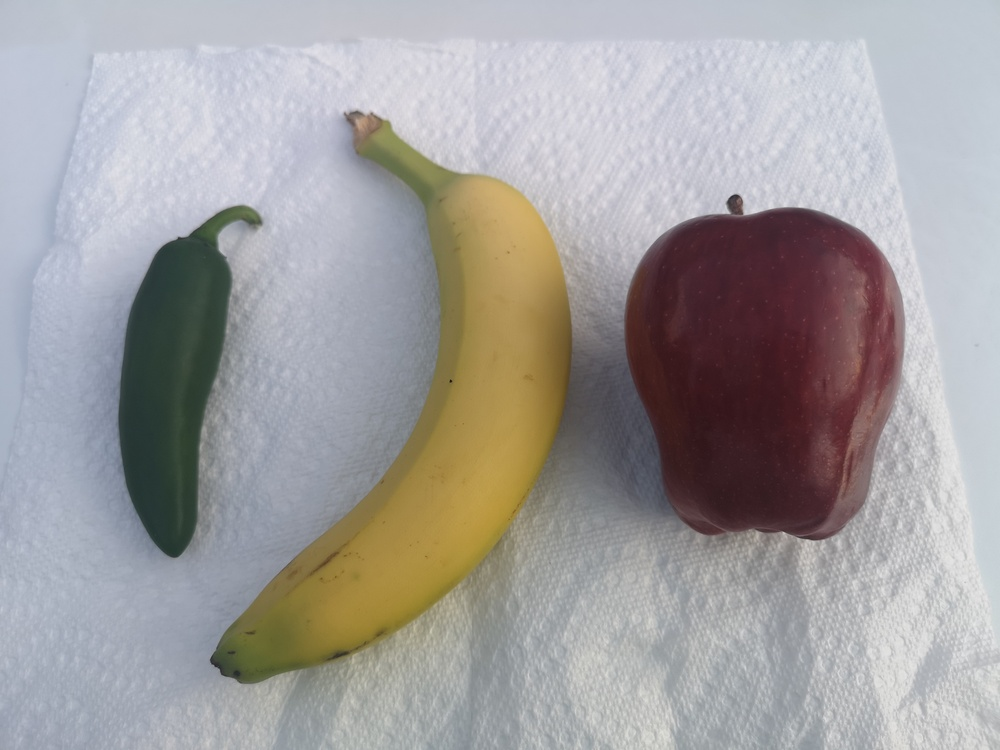
%> input picture images/colors_8pm_cloudy.jpg, 1000 x 750 px, shrunk from 3648 x 2736 before the run
$ octave script_ImgPro_find_real_lanes.m   (GNU Octave 9; MATLAB toolbox functions it lacks are replaced by stand-ins)
%> lines starting %> are read from the running program, lines starting %| are printed output that depends on the picture; in (x1, y1, x2, y2) boxes, pixels count from 0 and x2, y2 are one past the last pixel; in counts of white or black regions, pixels touching at a corner belong together; the program's own positions count from 1
%% Load the test track image
close all
clear all
clc

% Load the image
image_road_rgb = imread('..\images\colors_8pm_cloudy.jpg');
%> image_road_rgb is the input picture: size 750x1000x3 uint8; mean R, G, B 161.4, 158.6, 158.3

% image_road_rgb = imread('..\images\colors_11am_sunny.jpg');
%% Smooth the image
%image_road_blur = imgaussfilt(image_road_rgb, 15);
image_road_blur = image_road_rgb;

% Convert the RGB to HSV
image_road_hsv = rgb2hsv(image_road_blur);
%> image_road_hsv: size 750x1000x3 double; mean H, S, V 0.544, 0.159, 0.669

% Scale the HSV data to the interval [0, 1]
image_road_rescale = image_road_hsv;
image_road_rescale(:,:,1) = rescale( image_road_hsv(:,:,1));
%> image_road_rescale: size 750x1000x3 double; mean H, S, V 0.545, 0.159, 0.669
image_road_rescale(:,:,2) = rescale( image_road_hsv(:,:,2));
image_road_rescale(:,:,3) = rescale( image_road_hsv(:,:,3));
%> image_road_rescale: size 750x1000x3 double; mean H, S, V 0.545, 0.159, 0.666
rescaled_h = image_road_rescale(:,:,1);
rescaled_s = image_road_rescale(:,:,2);
rescaled_v = image_road_rescale(:,:,3);

% Reshape the N x M matrix to an NxM x 1 array
sz = size(image_road_rescale);
%> sz = [750 1000 3]
Nrows = sz(1);
%> Nrows = 750
Ncols = sz(2);
%> Ncols = 1000
Npages = sz(3);
%> Npages = 3
all_hsv = reshape(image_road_rescale, Nrows*Ncols, Npages);
all_h = all_hsv(:,1);
all_s = all_hsv(:,2);
all_v = all_hsv(:,3);
all_hs = [all_h, all_s];

%% Show figures and plots to analy
% Original image
fig_1 = figure(1);
imshow(image_road_rgb);
title('Original');

% Blurred image
fig_11 = figure(11);
imshow(image_road_blur);
title('Original blurred');

% Image in HSV color
fig_2 = figure(2);
imshow(image_road_hsv)
title('HSV image');

% Visualize the rescaled image
figure(3)
imshow(image_road_rescale)
title('Rescaled image');

% Visualize the H value of the rescaled matrix
figure(4)
imshow(image_road_rescale(:,:,1))
title('H space only from HSV image')

% Visualize the H value of the rescaled matrix
figure(45)
imshow(image_road_rescale(:,:,2))
title('S space only from HSV image')

% Visualize the V value of the rescaled matrix
figure(5)
imshow(image_road_rescale(:,:,3))
title('V space only from HSV image')

%% Visualize the S vs H plot
figure(6)
clf;
plot(all_h, all_s, '.','Markersize',0.05)
xlabel('Hue')
ylabel('Sat')
title('Hue versus Saturation');


%% Perform data density analysis
% See: https://www.mathworks.com/matlabcentral/answers/225934-using-matlab-to-plot-density-contour-for-scatter-plot?s_tid=srchtitle
% See: https://www.mathworks.com/matlabcentral/answers/478785-joint-histogram-2-d?s_tid=srchtitle
% See: https://www.mathworks.com/matlabcentral/answers/520819-need-help-with-surf-x-y-and-temperature?s_tid=srchtitle


Nbins = 100; % How many intervals H and S space will be divided into

% Push the s-values and h values
rounded_h = round(Nbins*all_h)+1;
rounded_s = round(Nbins*all_s)+1;

% Create an accumulation array, show in mesh
counts = accumarray([rounded_s,rounded_h], 1,[],[],NaN);  %remember Y corresponds to rows

% Next, shut off values for saturation less than 0.15, which are values of 15 or
% less (since we multiply by 100). Low saturation values mean that the
% lighting is very poor, or the pixels are basically versions of grey.
% These won't have any color information that we typically need for lane
% detection.
counts(1:15,:) = nan;
figure(999); mesh(counts); % Show the results on a mesh
xlabel('Hue')
ylabel('Saturation');

% Create an accumulation array, show in contour. This does NOT remove zero
% values, because the contour command does not work right if the zeros are
% removed.
counts_contour = accumarray([rounded_s,rounded_h], 1);  %remember Y corresponds to rows
counts_contour(1:15,:) = nan; % Shut off values for hue less than 0.15, which are values of 15 or less (since we multiply by 100)
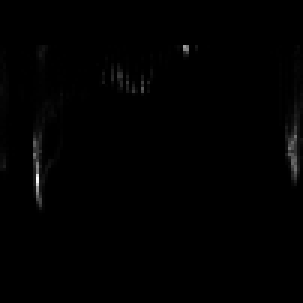
%> counts_contour: size 101x101 double (shown 3 times larger); 14.85% of the values are NaN or infinite; the others: min 0, max 3554, mean 22.04; drawn with min black, max white, NaN and infinite black
figure(998); contour(counts_contour,30); % Show the results on a mesh
xlabel('Hue')
ylabel('Saturation');
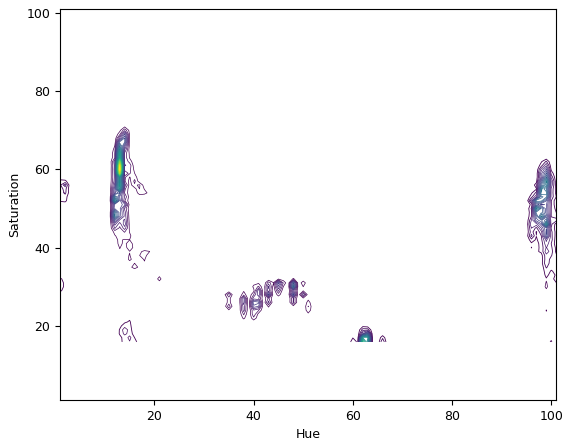
%> figure redrawn from the program's plot data

% Put the results in a scaled image.
figure(997);
imagesc(fliplr(counts_contour), 'XData', (rounded_h-1)/Nbins + 1/(2*Nbins), 'YData', (rounded_s-1)/Nbins + + 1/(2*Nbins));
%> (this line was passed over: imagesc is not available in this run)
xlabel('Hue')
ylabel('Saturation');
hold on

%% Visualize the S vs H plot
figure(66)
clf;
hold on;
for ith_point = 1:1000:length(all_h)
    rgb_color = hsv2rgb([all_h(ith_point) all_s(ith_point) 0.8]);
    plot(all_h(ith_point), all_s(ith_point), '.','Markersize',0.5,'Color',rgb_color);
end
%> this loop made 750 passes
%> rgb_color on passes 1 to 3: [0.728 0.751 0.8], [0.711 0.737 0.8], [0.703 0.731 0.8]
xlabel('Hue')
ylabel('Sat')
title('Hue versus Saturation');
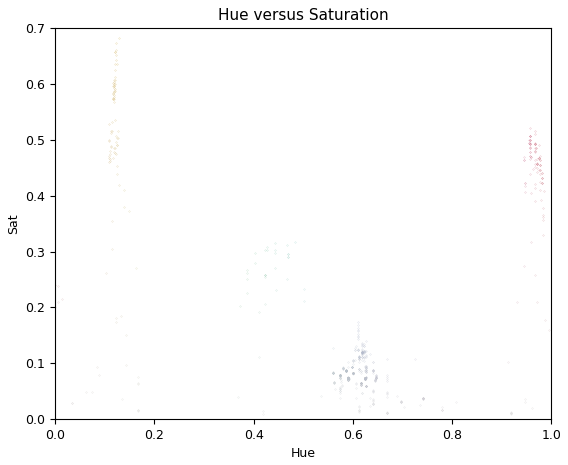
%> figure redrawn from the program's plot data


%% Try a manual method first (to see if it works)
indices_yellow_line = find((image_road_rescale(:,:,1)>0.1) & (image_road_rescale(:,:,1)<0.13) & (image_road_rescale(:,:,2)>0.35));
%> indices_yellow_line = 58098 values from 188110 to 428602

% Set entire image to zero
image_yellow_line = 0*image_road_rgb;
%> image_yellow_line: size 750x1000x3 uint8; every value is 0

% Set the "found" values back to the original image
image_yellow_line(indices_yellow_line) = image_road_rgb(indices_yellow_line);
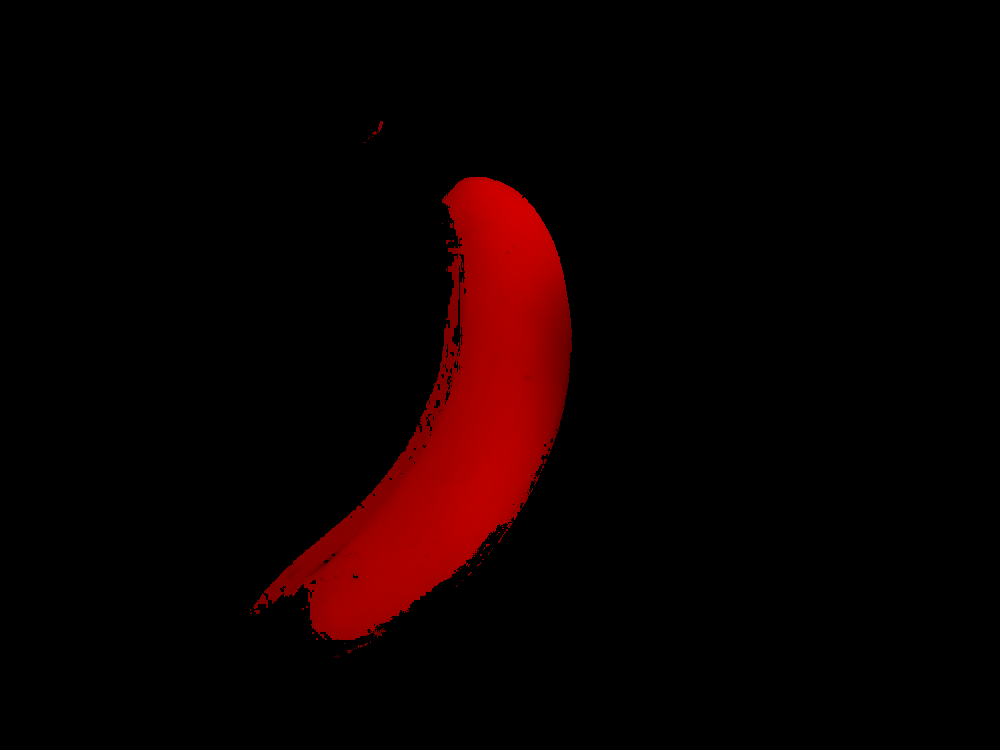
%> image_yellow_line: size 750x1000x3 uint8; mean R, G, B 12.6, 0, 0

% Show the results
figure(67);
clf;
imshow(image_yellow_line);

%% Try a manual method first (to see if it works)
indices_white_line = find((image_road_rescale(:,:,1)>0.01) & (image_road_rescale(:,:,1)<0.2) & (image_road_rescale(:,:,2)>0.1));
%> indices_white_line = 86591 values from 167140 to 667038

% Set entire image to zero
image_white_line = 0*image_road_rgb;

% Set the "found" values back to the original image
image_white_line(indices_white_line) = image_road_rgb(indices_white_line);
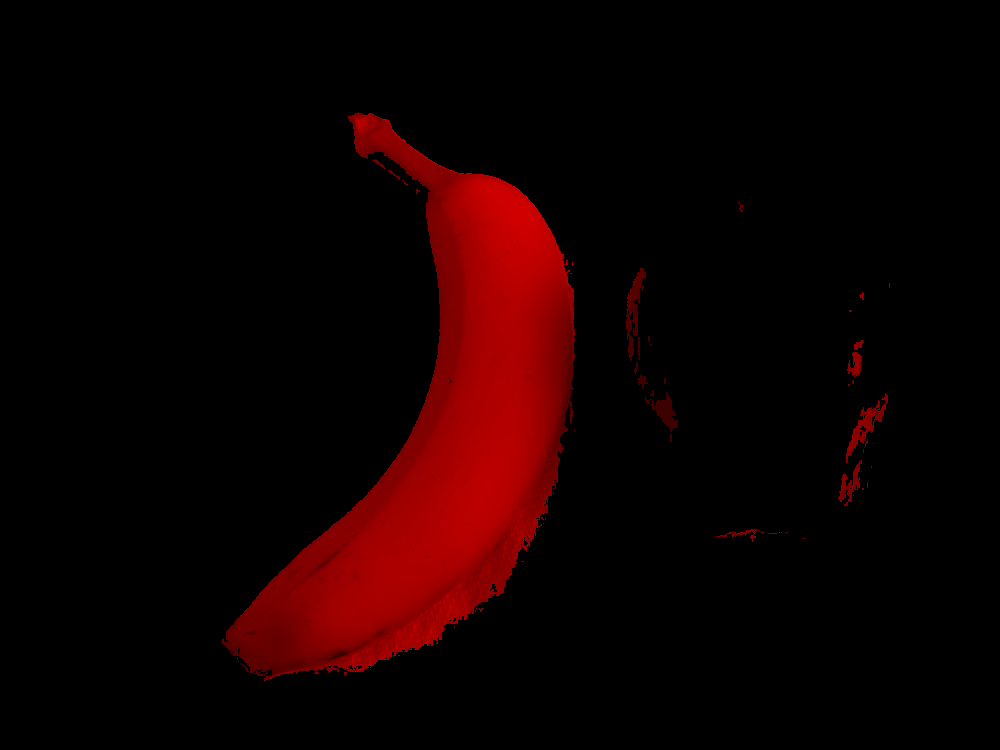
%> image_white_line: size 750x1000x3 uint8; mean R, G, B 17.5, 0, 0

% Show the results
figure(68);
clf;
imshow(image_white_line);

%% Try a manual method first (to see if it works)
indices_yellow_line = find((image_road_rescale(:,:,2)>0.35));
%> indices_yellow_line = 135163 values from 114529 to 671605

% Set entire image to zero
image_yellow_line = 0*image_road_rgb;

% Set the "found" values back to the original image
image_yellow_line(indices_yellow_line) = image_road_rgb(indices_yellow_line);
%> image_yellow_line: size 750x1000x3 uint8; mean R, G, B 21.1, 0, 0

% Show the results
figure(69);
clf;
imshow(image_yellow_line);


%% Figure out where threshold should be in saturation
figure(661);
histogram(all_s,300);
xlabel('Saturation value');
%> figure, not shown here; tallest bar 26790 high, from x = 0.07 to 0.0733


%% Visualize the V vs H plot
figure(7)
plot(all_h, all_v, '.')
xlabel('Hue')
ylabel('Val')

% Visualize the V vs s plot
figure(8)
plot(all_s, all_v, '.')
xlabel('Sat')
ylabel('Val')


%% K-mean cluster for h
k_h =2;
[idx_h, C_h] =kmeans(all_h,k_h);
%> C_h = [0.66; 0.13]
upper_hue = mean(C_h);
%> upper_hue = 0.395
lower_hue = min(C_h);
%> lower_hue = 0.13


%% K-mean cluster for s
k_s = 2;
[idx_s, C_s] =kmeans(all_s,k_s);
%> C_s = [0.0734; 0.504]
lower_sat = min(C_s);
%> lower_sat = 0.0734
upper_sat = max(C_s);
%> upper_sat = 0.504

%% K-mean cluster for v
k_v = 2;
[idx_v, C_v] =kmeans(all_v,k_v);
%> C_v = [0.274; 0.775]
lower_val = min(C_v);
%> lower_val = 0.274
upper_val = max(C_v);
%> upper_val = 0.775


%% Build HSV mask
hueMask =(rescaled_h <upper_hue);
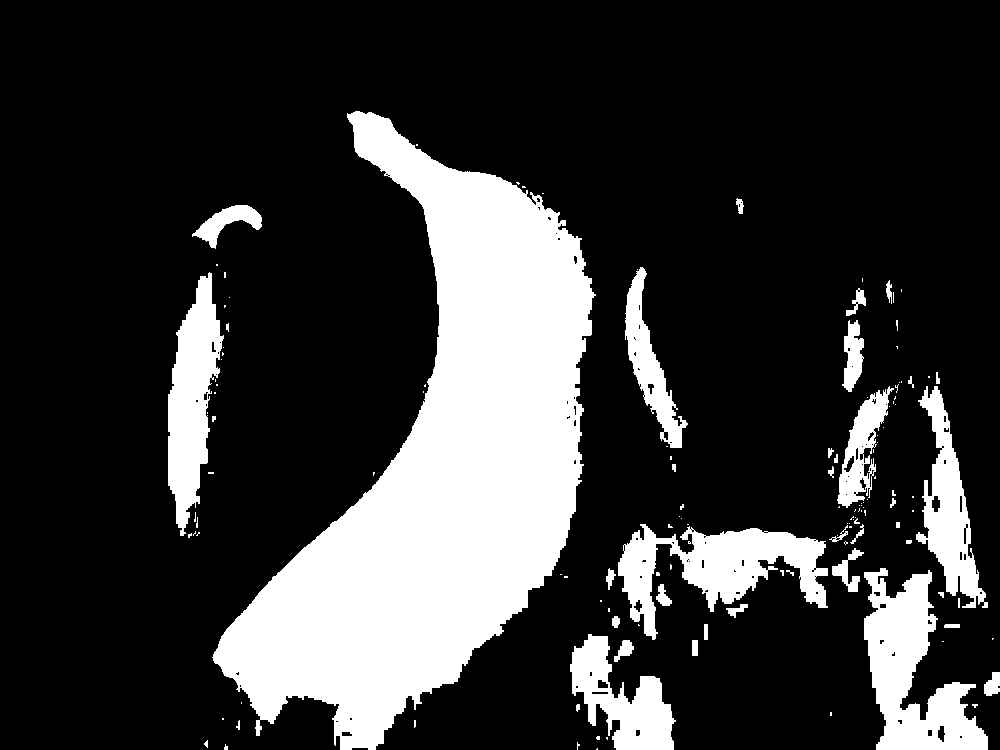
%> hueMask: size 750x1000 logical; 21.5% white; 137 white regions (95 under 20 px), largest, box (x1, y1, x2, y2) and area: (212, 111, 596, 750) 107783, (864, 568, 988, 750) 11363, (618, 524, 828, 640) 10221
figure(9)
imshow(hueMask)

satMasklow= (rescaled_s < lower_sat);
%> satMasklow: size 750x1000 logical; 47.6% white; 162 white regions (148 under 20 px), largest, box (x1, y1, x2, y2) and area: (86, 0, 1000, 750) 355842, (290, 242, 300, 253) 53, (64, 0, 80, 4) 52
satMaskhigh = (rescaled_s > upper_sat);
%> satMaskhigh: size 750x1000 logical; 10.7% white; 206 white regions (189 under 20 px), largest, box (x1, y1, x2, y2) and area: (237, 215, 571, 669) 51490, (628, 254, 825, 474) 26738, (828, 394, 858, 458) 703
satMask = satMasklow|satMaskhigh;
%> satMask: size 750x1000 logical; 58.3% white; 487 black regions (431 under 20 px), largest, box (x1, y1, x2, y2) and area: (0, 0, 586, 750) 222926, (594, 195, 904, 546) 53111, (688, 0, 1000, 392) 27738
figure(10)
imshow(satMask)

% hsMask = hueMask&satMask;
% figure(34)
% imshow(hsMask)

valMask =(rescaled_v > upper_val);
%> valMask: size 750x1000 logical; 41.1% white; 1144 white regions (1037 under 20 px), largest, box (x1, y1, x2, y2) and area: (0, 0, 1000, 750) 287114, (0, 393, 83, 645) 7982, (600, 676, 676, 750) 2344
figure(11)
imshow(valMask)


hsvMask = hueMask&satMask&valMask;
%> hsvMask: size 750x1000 logical; 2.9% white; 263 white regions (228 under 20 px), largest, box (x1, y1, x2, y2) and area: (864, 570, 988, 750) 9993, (917, 386, 988, 608) 5946, (614, 676, 675, 750) 2032
figure(12)
imshow(hsvMask)


%% Plot clusters
figure(13)
for idx =1: k_h
    plot(all_h(idx_h==idx, 1), all_s(idx_h==idx, 1), '.')
%     plot3(all_h(idx_h==idx, 1), all_s(idx_h==idx, 1),all_v(idx_h == idx,1), '.')
    hold on
end
xlabel('Hue')
ylabel('Sat')


figure(14)
for idx =1: k_s
    plot(all_s(idx_s==idx, 1), all_v(idx_s==idx, 1), '.')
%     plot3(all_h(idx_s==idx, 1), all_s(idx_s==idx, 1),all_v(idx_s == idx,1), '.')
    hold on

end
xlabel('Sat')
ylabel('Value')


figure(15)
for idx =1: k_v
    plot(all_s(idx_v==idx, 1), all_v(idx_v==idx, 1), '.')
%     plot3(all_h(idx_s==idx, 1), all_s(idx_s==idx, 1),all_v(idx_s == idx,1), '.')
    hold on
end
xlabel('Hue')
ylabel('Value')
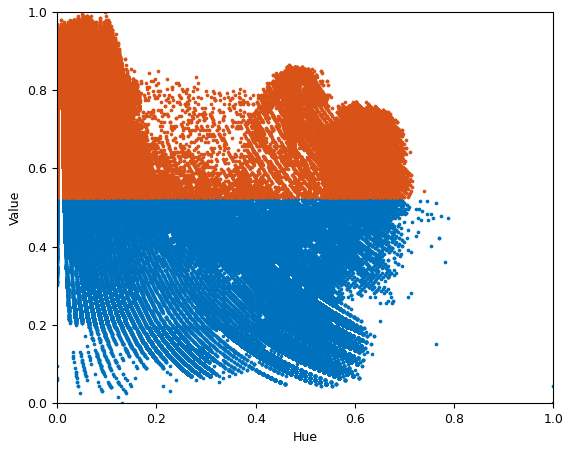
%> figure redrawn from the program's plot data
